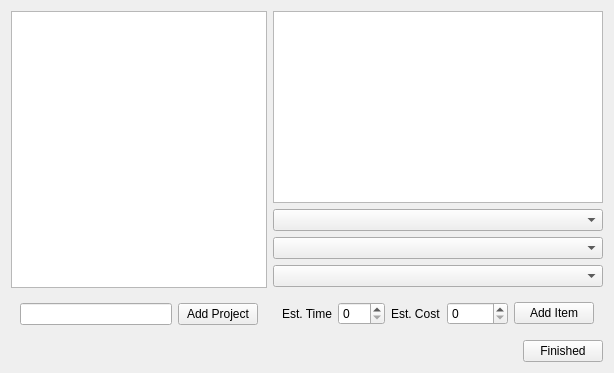
      <widget class="QWidget" name="Porject_page">
       <layout class="QGridLayout" name="gridLayout_8">
        <item row="2" column="1">
         <layout class="QHBoxLayout" name="horizontalLayout_22">
          <item>
           <spacer name="horizontalSpacer_14">
            <property name="orientation">
             <enum>Qt::Horizontal</enum>
            </property>
            <property name="sizeHint" stdset="0">
             <size>
              <width>40</width>
              <height>20</height>
             </size>
            </property>
           </spacer>
          </item>
          <item>
           <widget class="QPushButton" name="Project_page_finish">
            <property name="text">
             <string>Finished</string>
            </property>
           </widget>
          </item>
         </layout>
        </item>
        <item row="0" column="0">
         <layout class="QVBoxLayout" name="verticalLayout_3">
          <item>
           <widget class="QTableWidget" name="Project_page_table1">
            <property name="font">
             <font>
              <pointsize>20</pointsize>
             </font>
            </property>
           </widget>
          </item>
          <item>
           <widget class="QWidget" name="blah" native="true">
            <layout class="QHBoxLayout" name="horizontalLayout_2">
             <item>
              <widget class="QLineEdit" name="project_line_edit"/>
             </item>
             <item>
              <widget class="QPushButton" name="project_add_project">
               <property name="text">
                <string>Add Project</string>
               </property>
              </widget>
             </item>
            </layout>
           </widget>
          </item>
         </layout>
        </item>
        <item row="0" column="1">
         <layout class="QVBoxLayout" name="verticalLayout_8">
          <item>
           <widget class="QTableWidget" name="Project_page_table2">
            <property name="font">
             <font>
              <pointsize>20</pointsize>
             </font>
            </property>
           </widget>
          </item>
          <item>
           <widget class="QComboBox" name="project_p_combo"/>
          </item>
          <item>
           <widget class="QComboBox" name="project_p_combo2"/>
          </item>
          <item>
           <widget class="QComboBox" name="project_p_combo3"/>
          </item>
          <item>
           <widget class="QWidget" name="blah2" native="true">
            <layout class="QHBoxLayout" name="horizontalLayout_18">
             <item>
              <widget class="QLabel" name="label_3">
               <property name="text">
                <string>Est. Time</string>
               </property>
              </widget>
             </item>
             <item>
              <widget class="QSpinBox" name="Project_spin1">
               <property name="accelerated">
                <bool>true</bool>
               </property>
               <property name="maximum">
                <number>100</number>
               </property>
               <property name="singleStep">
                <number>5</number>
               </property>
              </widget>
             </item>
             <item>
              <widget class="QLabel" name="label_5">
               <property name="text">
                <string>Est. Cost</string>
               </property>
              </widget>
             </item>
             <item>
              <widget class="QSpinBox" name="Project_spin2">
               <property name="accelerated">
                <bool>true</bool>
               </property>
               <property name="maximum">
                <number>15000</number>
               </property>
               <property name="singleStep">
                <number>50</number>
               </property>
              </widget>
             </item>
             <item>
              <widget class="QPushButton" name="project_add_item">
               <property name="text">
                <string>Add Item</string>
               </property>
              </widget>
             </item>
            </layout>
           </widget>
          </item>
         </layout>
        </item>
       </layout>
      </widget>
